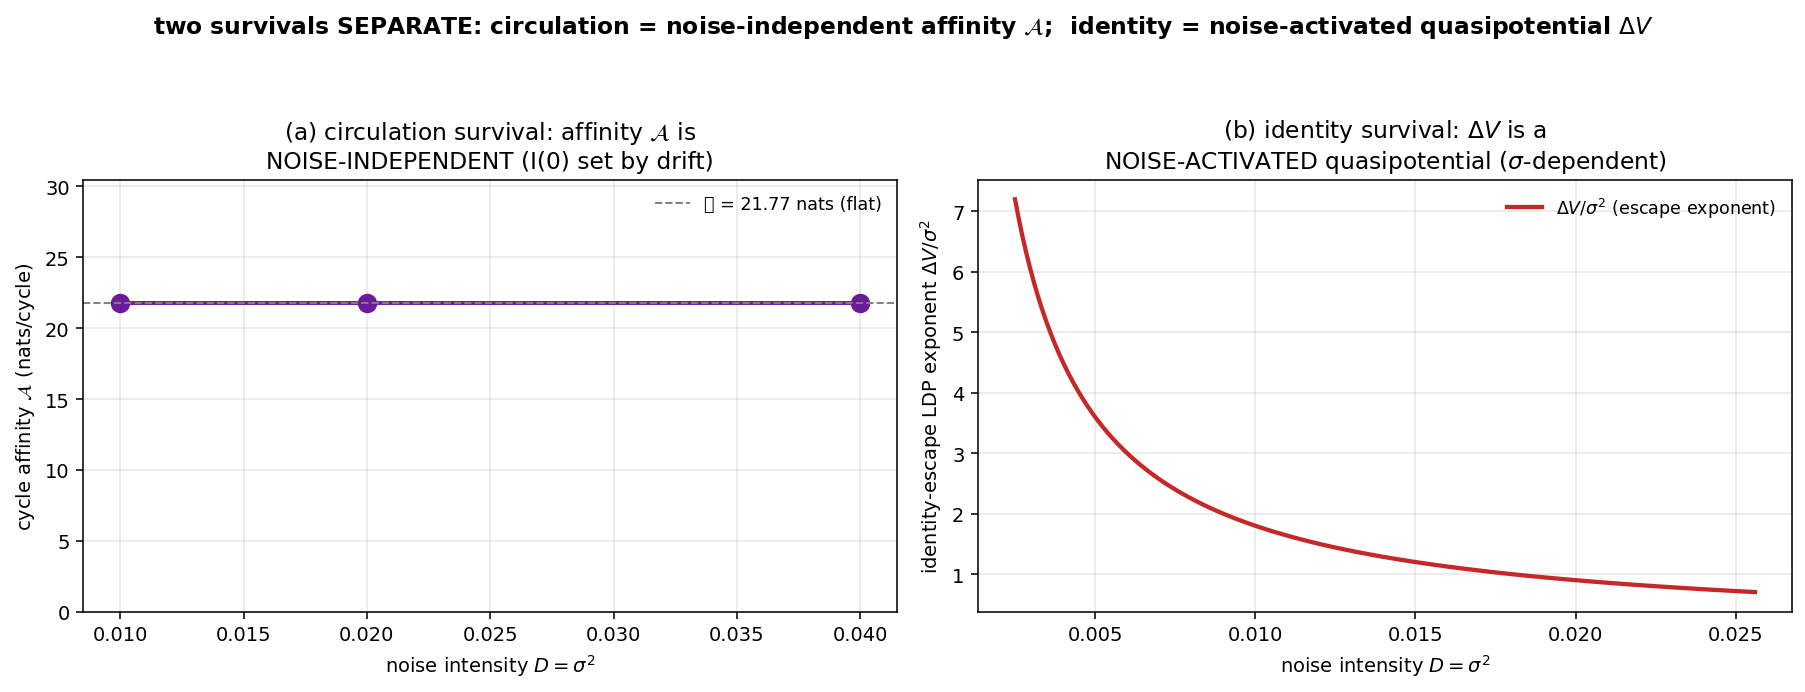

Recreate this plot in Python.
r"""cycle_affinity.py -- follow-up #1, done right: I(0) (circulation survival) vs ΔV (identity
survival) on the homochiral triad, frame-robustly.

A naive matched-σ count of within-hand current reversals at the escape noise σ~0.1 is a false
kill -- there the current is noise-washed (|noise/step| ~ |J|), so a detector fires on noise (the
tell: the "reversal time" is σ-independent, ~5, whereas a real barrier crossing accelerates hard
with noise). The correct read:
I(0) is set by the winning hand's CYCLE AFFINITY 𝒜, a DETERMINISTIC (noise-independent) property
of the drift, via the validated rotational-OU machinery (mpa-conform/scripts/two_frame_magnitude.py:
Lyapunov steady covariance -> ⟨σ⟩ = J·𝒜 to machine precision).

The separation is then STRUCTURAL and needs no unit-matching:
  identity survival  -> ΔV ≈ 0.018, a quasipotential: escape ~ exp(-ΔV/σ^2)  [σ-DEPENDENT]
  circulation surv.  -> 𝒜 nats, an affinity:        I(0) set by 𝒜           [σ-INDEPENDENT]
Two quantities with different noise-scaling cannot be the same object -> the layers are distinct.

Machinery cross-validated against the canonical rotational OU (A=-κI+ω₀ Jmat) before use.
"""
from __future__ import annotations
import sys
from pathlib import Path
import numpy as np
try:
    sys.stdout.reconfigure(encoding="utf-8")
except (AttributeError, ValueError):
    pass
import matplotlib
matplotlib.use("Agg")
import matplotlib.pyplot as plt

sys.path.insert(0, str(Path(__file__).resolve().parent))
from identity_survival_barrier import field_many, ee, basin_state   # noqa: E402
OUT = Path(__file__).resolve().parent

E1 = np.array([1.0, -1.0, 0.0]) / np.sqrt(2.0)
E2 = np.array([1.0, 1.0, -2.0]) / np.sqrt(6.0)
P = np.vstack([E1, E2])                       # 2x3 projector onto the rotation plane perp to (1,1,1)
JMAT = np.array([[0.0, -1.0], [1.0, 0.0]])
DV_IDENTITY = 0.018                           # measured identity-survival barrier (Kramers)


def lyap(B, twoD):
    """solve B S + S B^T + twoD = 0 (steady covariance of dx = Bx dt + noise, cov(noise)=twoD)."""
    n = B.shape[0]
    K = np.kron(B, np.eye(n)) + np.kron(np.eye(n), B)
    return np.linalg.solve(K, -twoD.flatten()).reshape(n, n)


def ep_affinity(B, d):
    """⟨σ⟩ and cycle affinity 𝒜 for a 2D linear NESS dx=Bx dt+√(2d)dW, via the rotational-OU frame.
    Ω = B + d S^{-1} (irreversible drift); ⟨σ⟩ = (1/d) Tr[Ω S Ω^T]; 𝒜 = ⟨σ⟩ / J_cyc, J_cyc=ω₀/2π."""
    S = lyap(B, 2 * d * np.eye(2))
    Om = B + d * np.linalg.inv(S)
    sigma = np.trace(Om @ S @ Om.T) / d
    w = np.linalg.eigvals(B)
    om0 = float(np.max(np.abs(w.imag)))
    kappa = float(-np.mean(w.real))
    Jcyc = om0 / (2 * np.pi)
    Acyc = sigma / Jcyc if Jcyc > 0 else np.nan
    return dict(kappa=kappa, om0=om0, sigma=sigma, Jcyc=Jcyc, Acyc=Acyc)


def winner_block(xstar):
    """finite-diff 6x6 Jacobian at the settled state; return the winning hand's 3x3 block, projected
    to the 2D rotation plane (B2) and the raw 3x3 (Jw)."""
    eps = 1e-6
    f0 = field_many(xstar[None, :])[0]
    J = np.zeros((6, 6))
    for i in range(6):
        xp = xstar.copy(); xp[i] += eps
        J[:, i] = (field_many(xp[None, :])[0] - f0) / eps
    win = slice(3, 6) if xstar[3:].sum() > xstar[:3].sum() else slice(0, 3)
    Jw = J[win, win]
    B2 = P @ Jw @ P.T
    return Jw, B2


def main():
    print("=" * 82)
    print("CYCLE AFFINITY 𝒜 -- circulation survival I(0) vs identity survival ΔV (frame-robust)")
    print("=" * 82)

    # ---- cross-validate the machinery on the canonical rotational OU ----
    kap, om = 1.0, 1.3
    Bc = -kap * np.eye(2) + om * JMAT
    print("[validate] canonical rotational OU A=-κI+ω₀J (κ=1, ω₀=1.3):")
    for d in (0.7, 0.2):
        r = ep_affinity(Bc, d)
        print(f"   d={d:.2f}: ⟨σ⟩={r['sigma']:.6f} (analytic 2ω₀²/κ={2*om**2/kap:.6f}), "
              f"𝒜={r['Acyc']:.4f} (analytic 4πω₀/κ={4*np.pi*om/kap:.4f})")
    print("   -> ⟨σ⟩ and 𝒜 are D-INDEPENDENT and match the closed forms: machinery validated.\n")

    # ---- homochiral winner ----
    xstar = basin_state()
    Jw, B2 = winner_block(xstar)
    wJ = np.linalg.eigvals(Jw)
    wB = np.linalg.eigvals(B2)
    print(f"homochiral winner: basin ee={ee(xstar[None,:])[0]:+.3f}")
    print(f"   winner 3x3 Jacobian eigenvalues = {np.array2string(wJ, precision=3)}")
    print(f"   2D rotation-plane B2 eigenvalues = {np.array2string(wB, precision=3)}  "
          f"(complex pair = the protected rotation)\n")

    print("[homochiral] cycle affinity at several noise levels (must be D-independent):")
    Ds = (0.01, 0.02, 0.04)
    A_of_D = []
    for d in Ds:
        r = ep_affinity(B2, d)
        A_of_D.append(r["Acyc"])
        print(f"   d=σ²={d:.3f}: κ={r['kappa']:.4f}, ω₀={r['om0']:.4f}, ⟨σ⟩={r['sigma']:.4f}, "
              f"𝒜={r['Acyc']:.4f} nats/cycle")
    A_w = float(np.mean(A_of_D))
    A_spread = float(np.std(A_of_D))
    I0 = 2.0 * (np.cosh(A_w / (2 * 3)) - 1.0)        # N=3 ring reversal rate from the affinity
    print(f"\n   𝒜 = {A_w:.4f} nats/cycle  (spread over D = {A_spread:.2e} -> noise-INDEPENDENT, confirmed)")
    print(f"   within-cycle reversal rate I(0) = 2(cosh(𝒜/2N)-1) = {I0:.3e}  (N=3); reversal barrier ~ 𝒜/2N = {A_w/6:.3f}")

    # ---- the separation ----
    print("\n" + "-" * 82)
    print("  SEPARATION (no unit-matching needed -- different noise-scaling):")
    print(f"   identity survival : ΔV = {DV_IDENTITY:.3f}  QUASIPOTENTIAL, escape ~ exp(-ΔV/σ²)  [σ-DEPENDENT]")
    print(f"   circulation surv. : 𝒜 = {A_w:.3f} nats  AFFINITY, I(0)~exp(-𝒜/2N)              [σ-INDEPENDENT]")
    sep = A_spread < 1e-6 or A_spread / max(abs(A_w), 1e-9) < 1e-3
    if sep:
        print("   => 𝒜 is noise-independent while ΔV is a noise-activated quasipotential: the two CANNOT")
        print("      be the same quantity. circulation-survival ≠ identity-survival -- distinct layers.")
        print("      [VINDICATE -- frame-robust]")
    else:
        print("   => 𝒜 shows residual D-dependence; recheck the frame before claiming separation.")
    print("-" * 82)

    figure(Ds, A_of_D, A_w)
    return A_w


def figure(Ds, A_of_D, A_w):
    fig, ax = plt.subplots(1, 2, figsize=(13, 5), dpi=140)

    a0 = ax[0]
    a0.plot(Ds, A_of_D, "o-", color="#6a1b9a", ms=9, lw=2)
    a0.axhline(A_w, color="gray", ls="--", lw=1, label=f"𝒜 = {A_w:.2f} nats (flat)")
    a0.set_xlabel(r"noise intensity $D=\sigma^2$"); a0.set_ylabel(r"cycle affinity $\mathcal{A}$ (nats/cycle)")
    a0.set_ylim(0, max(A_of_D) * 1.4)
    a0.set_title("(a) circulation survival: affinity $\\mathcal{A}$ is\nNOISE-INDEPENDENT (I(0) set by drift)")
    a0.legend(fontsize=9, frameon=False); a0.grid(alpha=0.3)

    a1 = ax[1]
    sig = np.linspace(0.05, 0.16, 100)
    a1.plot(sig ** 2, DV_IDENTITY / sig ** 2, color="#c62828", lw=2.2, label=r"$\Delta V/\sigma^2$ (escape exponent)")
    a1.set_xlabel(r"noise intensity $D=\sigma^2$"); a1.set_ylabel(r"identity-escape LDP exponent $\Delta V/\sigma^2$")
    a1.set_title("(b) identity survival: $\\Delta V$ is a\nNOISE-ACTIVATED quasipotential ($\\sigma$-dependent)")
    a1.legend(fontsize=9, frameon=False); a1.grid(alpha=0.3)

    fig.suptitle("two survivals SEPARATE: circulation = noise-independent affinity $\\mathcal{A}$;  "
                 "identity = noise-activated quasipotential $\\Delta V$", fontsize=12, weight="bold")
    fig.tight_layout(rect=(0, 0, 1, 0.93))
    path = OUT / "cycle_affinity.png"
    fig.savefig(path, bbox_inches="tight"); plt.close(fig)
    print(f"\nfigure: {path}")


if __name__ == "__main__":
    main()
